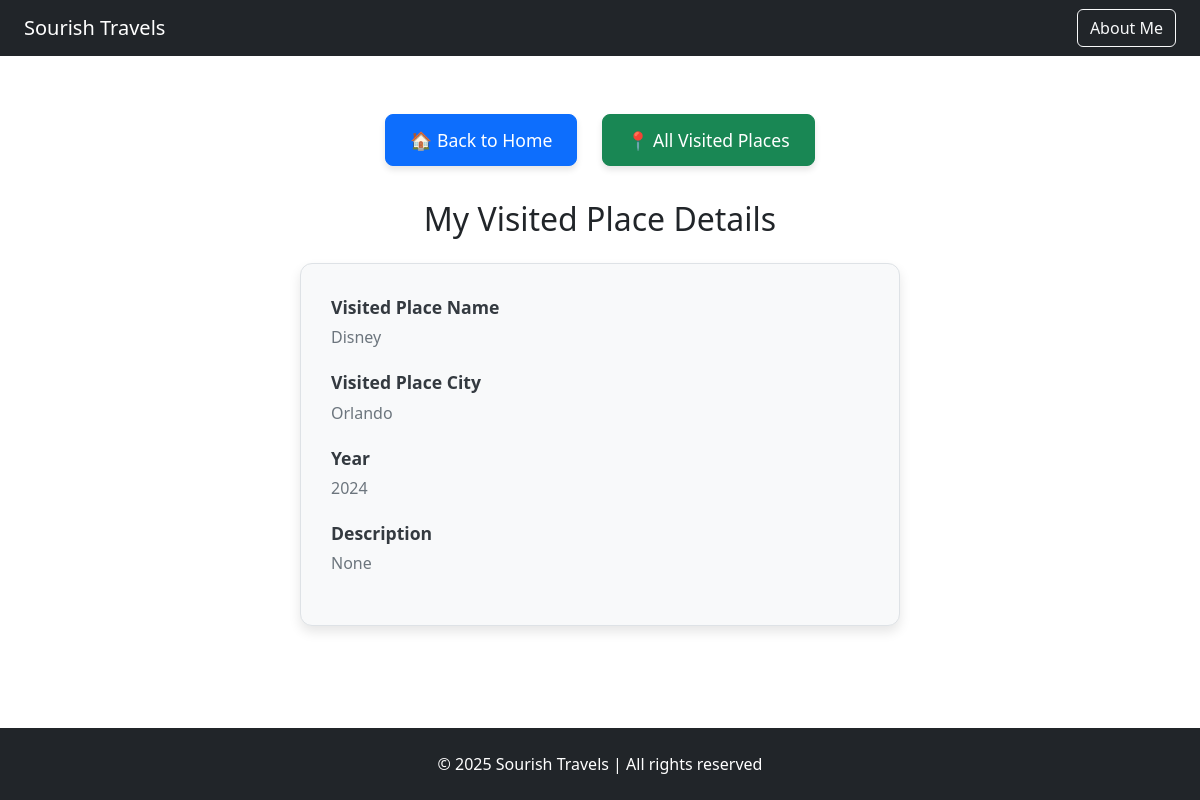
/sourishtravellist/1, run on the app's committed database.
### sourishtravellist/models.py (models this page shows)
class PlacesVisited(models.Model):
    place_name = models.CharField(max_length=255)
    place_city = models.CharField(max_length=255)
    place_zip = models.CharField(max_length=255)
    visited_year = models.IntegerField()
    visited_though = models.CharField(max_length=255)
    place_state = models.ForeignKey(Places, on_delete=models.CASCADE)
    record_create= models.DateTimeField(default=timezone.now)
    record_update= models.DateTimeField(default=timezone.now)
    description = models.TextField(blank=True, null=True)

### sourishtravellist/views.py (the view)
# urls.py: path('<int:place_id>', views.place_details, name='place_details'),
def place_details(request, place_id):
    try:
     placedetails = PlacesVisited.objects.get(id=place_id)
     return render(request, 'placesVisited/placeDetails.html', {'placedetails': placedetails})
    except:
        return render(request, 'placesVisited/dataNotExists.html')

### sourishtravellist/templates/placesVisited/placeDetails.html (shortened to what this page needs)
{% extends 'base.html' %}
{% block content %}
<div class="container mt-5">
    <div class="text-center mb-4">
        <a href="{% url 'home' %}" class="btn btn-primary custom-home-btn">🏠 Back to Home</a>
        <a href="{% url 'index' %}" class="btn btn-success custom-home-btn1">📍 All Visited Places</a>
    </div>
    <h2 class="text-center mb-4">My Visited Place Details</h2>
    {% if placedetails %}
    <div class="detail-card mx-auto" style="max-width: 600px;">
        <div class="detail-section">
            <div class="detail-label">Visited Place Name</div>
            <div class="detail-value">{{ placedetails.place_name }}</div>
        </div>
        <div class="detail-section">
            <div class="detail-label">Visited Place City</div>
            <div class="detail-value">{{ placedetails.place_city }}</div>
        </div>
        <div class="detail-section">
            <div class="detail-label">Year</div>
            <div class="detail-value">{{ placedetails.visited_year }}</div>
        </div>
        <div class="detail-section">
            <div class="detail-label">Description</div>
            <div class="detail-value">{{ placedetails.description }}</div>
        </div>
    </div>
    {% else %}
        <p class="text-center text-muted">No place details found.</p>
    {% endif %}
</div>
{% endblock %}

### sourishtravellist/templates/placesVisited/placeDetails.html (style rules this page uses)
.custom-home-btn, .custom-home-btn1 { padding: 12px 24px; font-size: 1.1rem; border-radius: 8px; font-weight: 500; transition: background-color 0.3s ease, transform 0.2s ease; box-shadow: 0 4px 6px rgba(0,0,0,0.1); margin: 10px; }
.detail-card { background-color: #f8f9fa; border: 1px solid #dee2e6; border-radius: 12px; padding: 30px; box-shadow: 0 6px 12px rgba(0,0,0,0.1); }
.detail-section { margin-bottom: 20px; }
.detail-label { font-weight: 600; color: #343a40; font-size: 1.1rem; }
.detail-value { color: #6c757d; font-size: 1rem; margin-top: 5px; }

### data on the page
PlacesVisited: place_name "Disney", place_city "Orlando", visited_year "2024", description "None"
